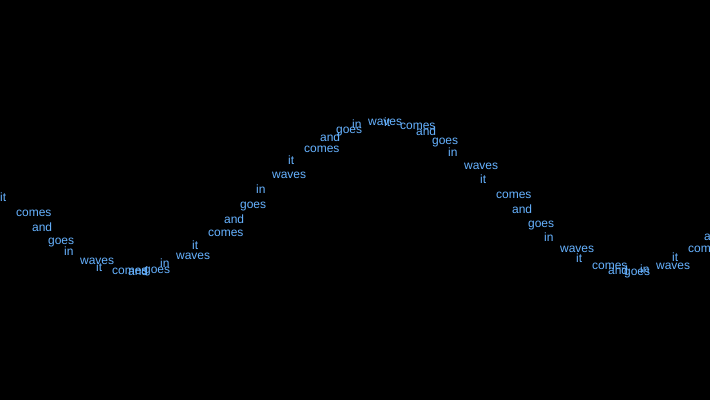
Frame 1 (no input)
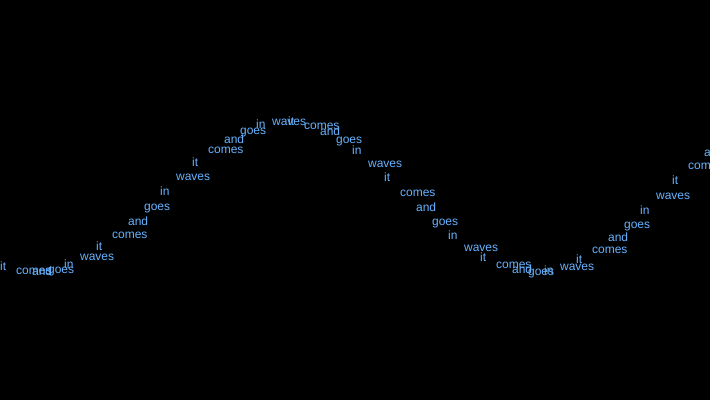
Frame 60 (no input)
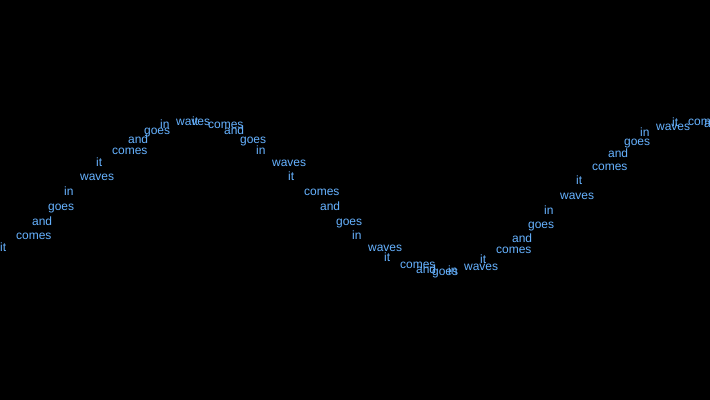
Frame 120 (the mouse pressed at the canvas centre since frame 60)

The p5.js sketch that drew these frames (run headless with seeded random() and noise() and a simulated clock; from frame 60 on, the mouse is pressed at the canvas centre):

// p5.js sketch
// ── sketch.js
let xspacing = 16; // Distance between each horizontal location
let w; // Width of entire wave
let theta = 0.0; // Start angle at 0
let amplitude = 75.0; // Height of wave
let period = 500.0; // How many pixels before the wave repeats
let dx; // Value for incrementing x
let yvalues; // Using an array to store height values for the wave
let fontsize = 12;
let words = ["it", "comes", "and", "goes", "in", "waves"];

function setup() {
  createCanvas(710, 400);
  w = width + 16;
  dx = (TWO_PI / period) * xspacing;
  yvalues = new Array(floor(w / xspacing));
  textSize(fontsize);
}

function draw() {
  background(0);
  calcWave();
  renderWave();
  textAlign(LEFT);
}

function calcWave() {
  theta += 0.02;

  let x = theta;
  for (let i = 0; i < yvalues.length; i++) {
    yvalues[i] = sin(x) * amplitude;
    x += dx;
  }
}

function renderWave() {
  noStroke();
  fill('#66b2ff');
  for (let x = 0; x < yvalues.length; x++) {
      text(words[x%6],x * xspacing, height / 2 + yvalues[x]);
    }
}
